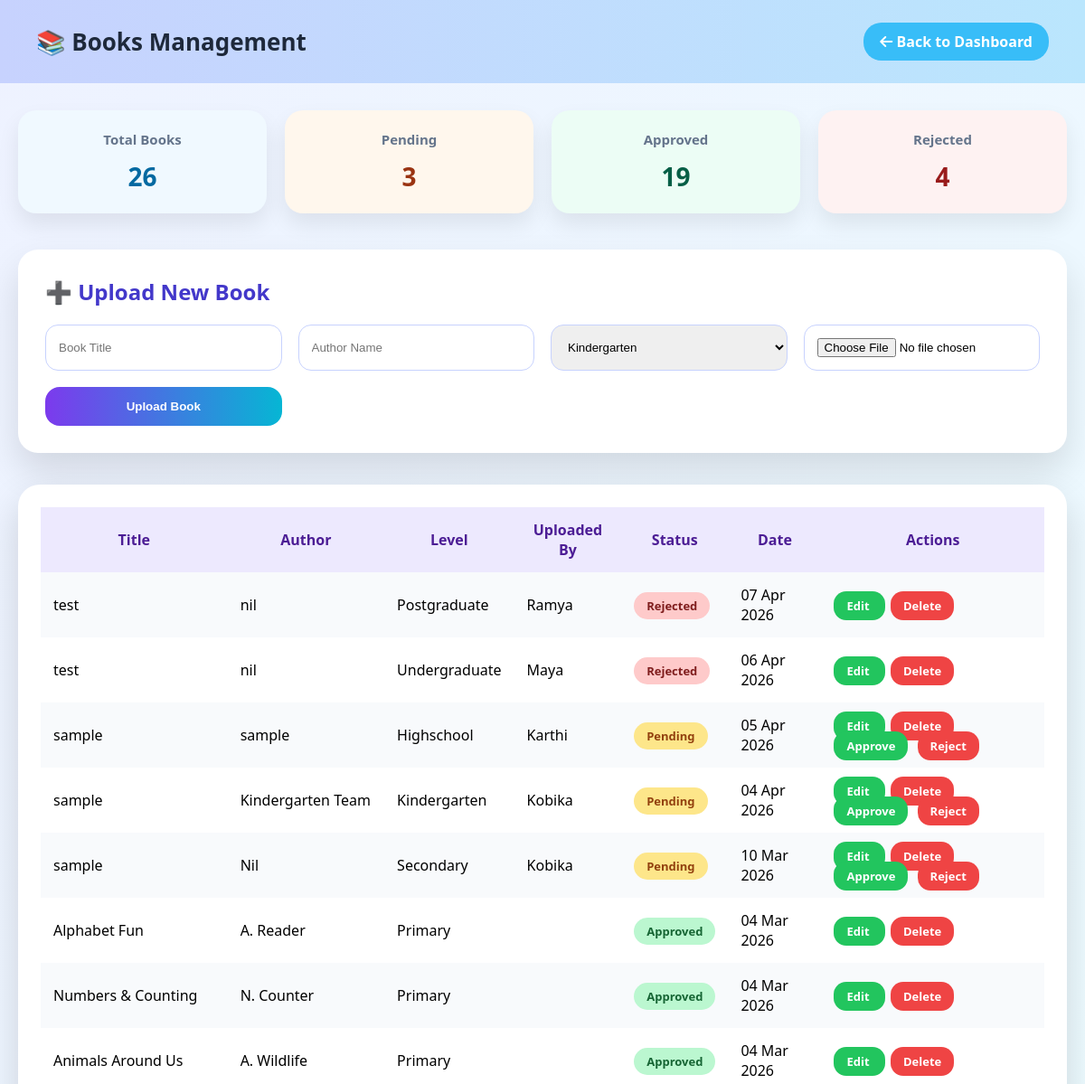
Page /admin/books.php (signed in, upper part) on the earlier database version.
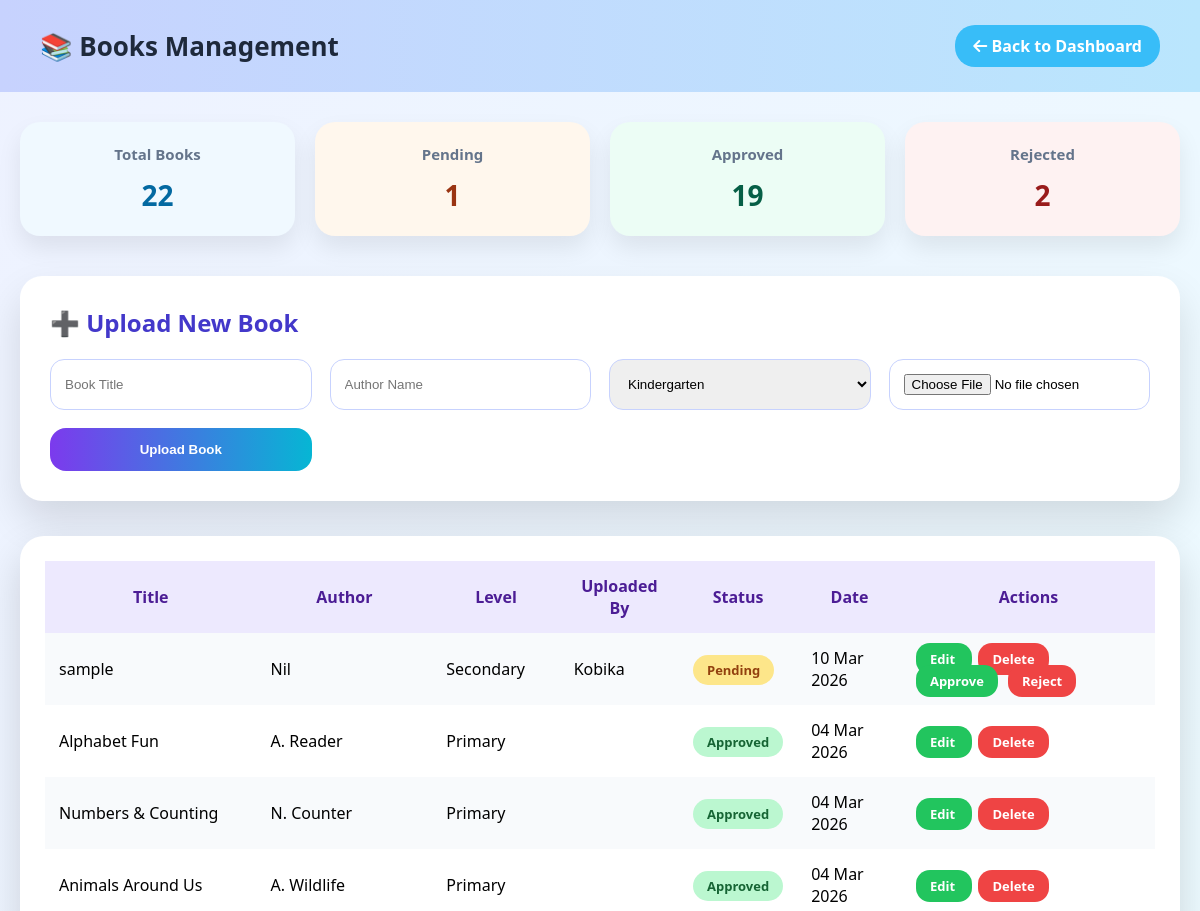
Same page on the later database version.
### tables this page shows
CREATE TABLE `books` (
  `id` int(11) NOT NULL,
  `title` varchar(255) NOT NULL,
  `category` varchar(100) DEFAULT NULL,
  `author` varchar(150) DEFAULT NULL,
  `level` enum('kindergarten','primary','secondary','highschool','undergraduate','postgraduate') DEFAULT NULL,
  `description` text NOT NULL,
  `file_path` varchar(255) DEFAULT NULL,
  `pdf_file` varchar(255) NOT NULL,
  `status` varchar(50) NOT NULL,
  `created_by` int(11) NOT NULL,
  `created_at` datetime NOT NULL
);

CREATE TABLE `users` (
  `id` int(11) UNSIGNED NOT NULL,
  `name` varchar(100) NOT NULL,
  `email` varchar(100) NOT NULL,
  `role` varchar(20) NOT NULL,
  `password` varchar(255) NOT NULL,
  `level` varchar(50) NOT NULL,
  `created_at` timestamp NOT NULL DEFAULT current_timestamp(),
  `email_verified` tinyint(1) DEFAULT 0
);

### admin/books.php (the view, shortened to what this page needs)
<?php
$conn = new mysqli("localhost", "root", "", "unified_edu");
$stats = [
    'total' => 0,
    'pending' => 0,
    'approved' => 0,
    'rejected' => 0
];
$statQuery = $conn->query("
    SELECT status, COUNT(*) as count
    FROM books
    GROUP BY status
");
while ($s = $statQuery->fetch_assoc()) {
    $stats[$s['status']] = $s['count'];
}
$stats['total'] = array_sum($stats);
$result = $conn->query("
    SELECT b.*, u.name AS admin_name
    FROM books b
    LEFT JOIN users u ON b.created_by = u.id
    ORDER BY b.created_at DESC
");
?>
<!DOCTYPE html>
<html lang="en">
<head>
<link rel="stylesheet" href="https://cdnjs.cloudflare.com/ajax/libs/font-awesome/6.5.1/css/all.min.css">
</head>
<body>
<div class="header">
    <h1>📚 Books Management</h1>
    <a href="../admin/admin.php"><i class="fa fa-arrow-left"></i> Back to Dashboard</a>
</div>
<div class="stats-bar">
    <div class="stat-card total">
        <h4>Total Books</h4>
        <p><?= $stats['total'] ?></p>
    </div>
    <div class="stat-card pending">
        <h4>Pending</h4>
        <p><?= $stats['pending'] ?></p>
    </div>
    <div class="stat-card approved">
        <h4>Approved</h4>
        <p><?= $stats['approved'] ?></p>
    </div>
    <div class="stat-card rejected">
        <h4>Rejected</h4>
        <p><?= $stats['rejected'] ?></p>
    </div>
</div>
<div class="container">
<div class="upload-card">
    <h2>➕ Upload New Book</h2>
    <form method="POST" enctype="multipart/form-data" class="upload-grid">
        <input type="text" name="title" placeholder="Book Title" required>
        <input type="text" name="author" placeholder="Author Name" required>
        <select name="level">
	    <option value="kindergarten">Kindergarten</option>
        </select>
        <input type="file" name="book_file" accept=".pdf,.doc,.docx" required>
        <button type="submit">Upload Book</button>
    </form>
</div>
<div class="table-box">
<table>
<tr>
    <th>Title</th>
    <th>Author</th>
    <th>Level</th>
    <th>Uploaded By</th>
    <th>Status</th>
    <th>Date</th>
    <th>Actions</th>
</tr>
<?php while($row = $result->fetch_assoc()): ?>
<tr>
    <td><?= htmlspecialchars($row['title']) ?></td>
    <td><?= htmlspecialchars($row['author']) ?></td>
    <td><?= ucfirst($row['level']) ?></td>
    <td><?= htmlspecialchars($row['admin_name']) ?></td>
    <td>
        <span class="status <?= $row['status'] ?>">
            <?= ucfirst($row['status']) ?>
        </span>
    </td>
    <td><?= date("d M Y", strtotime($row['created_at'])) ?></td>
   <td class="actions">
<a class="approve"
onclick="openEdit(
'<?= $row['id'] ?>',
'<?= htmlspecialchars($row['title']) ?>',
'<?= htmlspecialchars($row['author']) ?>',
'<?= $row['level'] ?>'
)">
Edit
</a>
<a class="reject"
href="?delete=<?= $row['id'] ?>"
onclick="return confirm('Delete this book?')">
Delete
</a>
<?php if ($row['status'] === 'pending'): ?>
<a class="approve" href="?action=approve&id=<?= $row['id'] ?>">Approve</a>
<a class="reject" href="?action=reject&id=<?= $row['id'] ?>">Reject</a>
<?php endif; ?>
</td>
</tr>
<?php endwhile; ?>
</table>
</div>
</div>
</body>
</html>

### admin/books.php (style rules this page uses)
body { margin:0; font-family:'Segoe UI',sans-serif; background:linear-gradient(120deg,#eef2ff,#ecfeff); }
.header { background:linear-gradient(90deg,#6d28d9,#0891b2); color:#fff; padding:25px 40px; display:flex; justify-content:space-between; align-items:center; }
.header h1 { margin:0;font-size:26px; }
.header a { background:#f59e0b; padding:10px 18px; border-radius:20px; color:#fff; text-decoration:none; font-weight:bold; }
.container { max-width:1300px; margin:40px auto; padding:0 20px; }
.upload-card { background:#fff; border-radius:22px; padding:30px; box-shadow:0 20px 40px rgba(0,0,0,.12); margin-bottom:35px; }
.upload-card h2 { margin-top:0; color:#4338ca; }
.upload-grid { display:grid; grid-template-columns:repeat(auto-fit,minmax(220px,1fr)); gap:18px; }
.upload-grid input, .upload-grid select { padding:14px; border-radius:14px; border:1px solid #c7d2fe; }
.upload-grid button { background:linear-gradient(90deg,#7c3aed,#06b6d4); color:#fff; border:none; border-radius:16px; padding:14px; font-weight:bold; cursor:pointer; }
.table-box { background:#fff; border-radius:24px; padding:25px; box-shadow:0 18px 40px rgba(0,0,0,.15); }
table { width:100%; border-collapse:collapse; }
th,td { padding:14px; }
th { background:#ede9fe; color:#4c1d95; }
tr:nth-child(even) { background:#f8fafc; }
.status { padding:6px 14px; border-radius:16px; font-size:13px; font-weight:bold; }
.pending { background:#fde68a;color:#92400e; }
.approved { background:#bbf7d0;color:#166534; }
.rejected { background:#fecaca;color:#7f1d1d; }
.actions a { text-decoration:none; padding:7px 14px; border-radius:14px; font-size:13px; font-weight:bold; margin-right:6px; }
.approve { background:#22c55e;color:#fff; }
.reject { background:#ef4444;color:#fff; }
.stats-bar { max-width:1300px; margin:30px auto; padding:0 20px; display:grid; grid-template-columns:repeat(auto-fit,minmax(200px,1fr)); gap:20px; }
.stat-card { background:#ffffff; border-radius:20px; padding:22px; box-shadow:0 12px 25px rgba(0,0,0,0.08); text-align:center; }
.stat-card h4 { margin:0; font-size:15px; color:#64748b; }
.stat-card p { margin:12px 0 0; font-size:28px; font-weight:bold; }
.stat-card.total { background:#f0f9ff; color:#0369a1; }
.stat-card.pending { background:#fff7ed; color:#9a3412; }
.stat-card.approved { background:#ecfdf5; color:#065f46; }
.stat-card.rejected { background:#fef2f2; color:#991b1b; }
.header { background:linear-gradient(90deg,#c7d2fe,#bae6fd); color:#1e293b; }
.header a { background:#38bdf8; }

Differences in the rows shown:
removed books: title "test", author "nil", level "Postgraduate", users.name "Ramya", status "Rejected", created_at "07 Apr 2026"
removed books: title "test", author "nil", level "Undergraduate", users.name "Maya", status "Rejected", created_at "06 Apr 2026"
removed books: title "sample", author "sample", level "Highschool", users.name "Karthi", status "Pending", created_at "05 Apr 2026"
removed books: title "sample", author "Kindergarten Team", level "Kindergarten", users.name "Kobika", status "Pending", created_at "04 Apr 2026"
Other differences:
$stats['total']: "26" → "22"
$stats['pending']: "3" → "1"
$stats['rejected']: "4" → "2"
